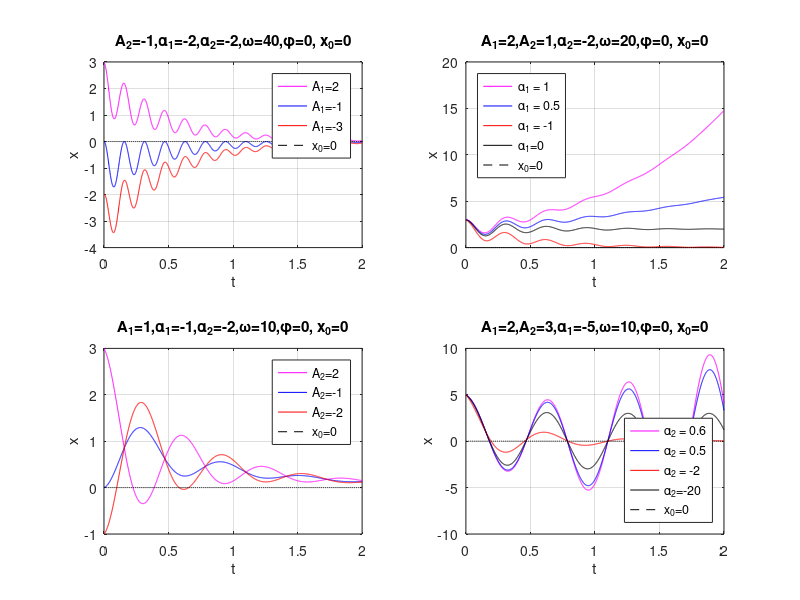

Write the MATLAB code that produced this figure.
clear;
close all;


%x_sz=A1*exp(a1*t)+A2*exp(a2*t)*cos(wt+phi)+x0;
x_sz=0:0.001:2;
A1=1;
A2=1;
a1=-2;
a2=-2;
w=10;
phi=0;
t=0:0.001:2;
xw=0;
%Dla uproszczenie odczytywania wykresu xw=0

%11111111111111111111111111111111111111111111111111

%A1A1A1A1A1A1A1A1A1A1A1A1A1A1A1A1A1A1A1A1A1A1A1
subplot(2,2,1);
A1=2;
w=40;
for i=1:1:(length(t))
    x_sz(i)=A1*exp(a1*t(i))+A2*exp(a2*t(i))*cos(w*t(i)+phi)+xw;
end
plot(t,x_sz,'m-');
hold on;
%%%%%%%%%%%%%%%%%%%%%%%%%%%%%%%%%%%%%%%%%%%%%%%%
A1=-1;
for i=1:1:(length(t))
    x_sz(i)=A1*exp(a1*t(i))+A2*exp(a2*t(i))*cos(w*t(i)+phi)+xw;
end
plot(t,x_sz,'b-');
%%%%%%%%%%%%%%%%%%%%%%%%%%%%%%%%%%%%%%%%%%%%%%%%
A1=-3;
for i=1:1:(length(t))
    x_sz(i)=A1*exp(a1*t(i))+A2*exp(a2*t(i))*cos(w*t(i)+phi)+xw;
end
plot(t,x_sz,'r-');
%%%%%%%%%%%%%%%%%%%%%%%%%%%%%%%%%%%%%%%%%%%%%%%%
A1=0;
for i=1:1:(length(t))
    x_sz(i)=xw;
end
plot(t,x_sz,'k--');
%%%%%%%%%%%%%%%%%%%%%%%%%%%%%%%%%%%%%%%%%%%%%%%%
title('A_{2}=-1,\alpha_{1}=-2,\alpha_{2}=-2,\omega=40,\phi=0, x_{0}=0');
legend('A_{1}=2','A_{1}=-1','A_{1}=-3','x_{0}=0');
xlabel('t');
ylabel('x');
grid on;
%%%%%%%%%%%%%%%%%%%%%%%%%%%%%%%%%%%%%%%%%%%%%%%%



%a1a1a1a1a1a1a1a1a1a1a1a1a1a1a1a1a1a1a1a1a1a1a1a
subplot(2,2,2);
A1=2;
w=20;
a1=1;
for i=1:1:(length(t))
    x_sz(i)=A1*exp(a1*t(i))+A2*exp(a2*t(i))*cos(w*t(i)+phi)+xw;
end
plot(t,x_sz,'m-');
hold on;
%%%%%%%%%%%%%%%%%%%%%%%%%%%%%%%%%%%%%%%%%%%%%%%%
a1=0.5;
for i=1:1:(length(t))
    x_sz(i)=A1*exp(a1*t(i))+A2*exp(a2*t(i))*cos(w*t(i)+phi)+xw;
end
plot(t,x_sz,'b-');
hold on;
%%%%%%%%%%%%%%%%%%%%%%%%%%%%%%%%%%%%%%%%%%%%%%%%
a1=-2;
for i=1:1:(length(t))
    x_sz(i)=A1*exp(a1*t(i))+A2*exp(a2*t(i))*cos(w*t(i)+phi)+xw;
end
plot(t,x_sz,'r-');
%%%%%%%%%%%%%%%%%%%%%%%%%%%%%%%%%%%%%%%%%%%%%%%%
a1=0;
for i=1:1:(length(t))
    x_sz(i)=A1*exp(a1*t(i))+A2*exp(a2*t(i))*cos(w*t(i)+phi)+xw;
end
plot(t,x_sz,'k-');
%%%%%%%%%%%%%%%%%%%%%%%%%%%%%%%%%%%%%%%%%%%%%%%%
A1=0;
for i=1:1:(length(t))
    x_sz(i)=xw;
end
plot(t,x_sz,'k--');
title('A_{1}=2,A_{2}=1,\alpha_{2}=-2,\omega=20,\phi=0, x_{0}=0');
legend({'\alpha_{1} = 1','\alpha_{1} = 0.5','\alpha_{1} = -1','\alpha_{1}=0','x_{0}=0'},'Location','northwest');
xlabel('t');
ylabel('x');
grid on;
%%%%%%%%%%%%%%%%%%%%%%%%%%%%%%%%%%%%%%%%%%%%%%%%

w=10;



%22222222222222222222222222222222222222222222222222

%A2A2A2A2A2A2A2A2A2A2A2A2A2A2A2A2A2A2A2A2A2A2A2A2
subplot(2,2,3);
A1=1;
a1=-1;
A2=2;
for i=1:1:(length(t))
    x_sz(i)=A1*exp(a1*t(i))+A2*exp(a2*t(i))*cos(w*t(i)+phi)+xw;
end
plot(t,x_sz,'m-');
hold on;
%%%%%%%%%%%%%%%%%%%%%%%%%%%%%%%%%%%%%%%%%%%%%%%%
A2=-1;
for i=1:1:(length(t))
    x_sz(i)=A1*exp(a1*t(i))+A2*exp(a2*t(i))*cos(w*t(i)+phi)+xw;
end
plot(t,x_sz,'b-');

%%%%%%%%%%%%%%%%%%%%%%%%%%%%%%%%%%%%%%%%%%%%%%%%
A2=-2;
for i=1:1:(length(t))
    x_sz(i)=A1*exp(a1*t(i))+A2*exp(a2*t(i))*cos(w*t(i)+phi)+xw;
end
plot(t,x_sz,'r-');
%%%%%%%%%%%%%%%%%%%%%%%%%%%%%%%%%%%%%%%%%%%%%%%%
for i=1:1:(length(t))
    x_sz(i)=xw;
end
plot(t,x_sz,'k--');
%%%%%%%%%%%%%%%%%%%%%%%%%%%%%%%%%%%%%%%%%%%%%%%%
title('A_{1}=1,\alpha_{1}=-1,\alpha_{2}=-2,\omega=10,\phi=0, x_{0}=0');
legend('A_{2}=2','A_{2}=-1','A_{2}=-2','x_{0}=0');
xlabel('t');
ylabel('x');
grid on;
%%%%%%%%%%%%%%%%%%%%%%%%%%%%%%%%%%%%%%%%%%%%%%%%


%a2a2a2a2a2a2a2a2a2a2a2a2a2a2a2a2a2a2a2a2a2a2a2a2

subplot(2,2,4);
a1=-5;
A1=2;
A2=3;
a2=0.6;
for i=1:1:(length(t))
    x_sz(i)=A1*exp(a1*t(i))+A2*exp(a2*t(i))*cos(w*t(i)+phi)+xw;
end
plot(t,x_sz,'m-');
hold on;
%%%%%%%%%%%%%%%%%%%%%%%%%%%%%%%%%%%%%%%%%%%%%%%%
a2=0.5;
for i=1:1:(length(t))
    x_sz(i)=A1*exp(a1*t(i))+A2*exp(a2*t(i))*cos(w*t(i)+phi)+xw;
end
plot(t,x_sz,'b-');
hold on;
%%%%%%%%%%%%%%%%%%%%%%%%%%%%%%%%%%%%%%%%%%%%%%%%
a2=-2;
for i=1:1:(length(t))
    x_sz(i)=A1*exp(a1*t(i))+A2*exp(a2*t(i))*cos(w*t(i)+phi)+xw;
end
plot(t,x_sz,'r-');
%%%%%%%%%%%%%%%%%%%%%%%%%%%%%%%%%%%%%%%%%%%%%%%%
a2=0;
for i=1:1:(length(t))
    x_sz(i)=A1*exp(a1*t(i))+A2*exp(a2*t(i))*cos(w*t(i)+phi)+xw;
end
plot(t,x_sz,'k-');
%%%%%%%%%%%%%%%%%%%%%%%%%%%%%%%%%%%%%%%%%%%%%%%%
A1=0;
A2=0;
for i=1:1:(length(t))
    x_sz(i)=A1*exp(a1*t(i))+A2*exp(a2*t(i))*cos(w*t(i)+phi)+xw;
end
plot(t,x_sz,'k--');
title('A_{1}=2,A_{2}=3,\alpha_{1}=-5,\omega=10,\phi=0, x_{0}=0');
legend({'\alpha_{2} = 0.6','\alpha_{2} = 0.5','\alpha_{2} = -2','\alpha_{2}=-20','x_{0}=0'},'Location','southeast');
xlabel('t');
ylabel('x');
grid on;
%%%%%%%%%%%%%%%%%%%%%%%%%%%%%%%%%%%%%%%%%%%%%%%%









